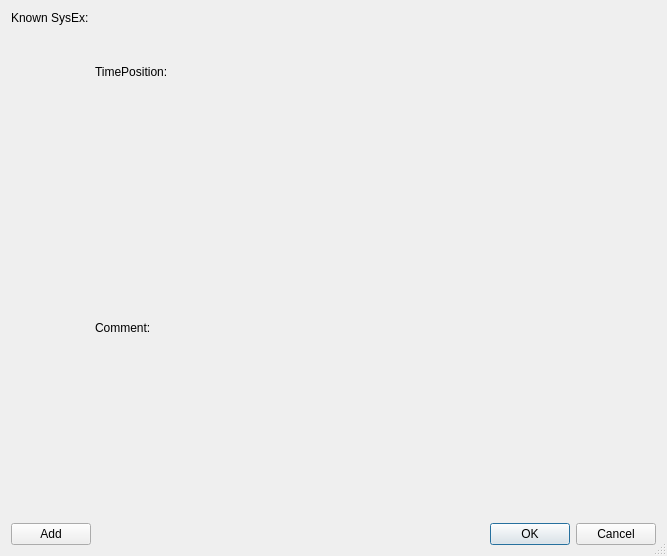
<ui version="4.0" >
 <author></author>
 <comment></comment>
 <exportmacro></exportmacro>
 <class>EditSysexDialogBase</class>
 <widget class="QDialog" name="EditSysexDialogBase" >
  <property name="geometry" >
   <rect>
    <x>0</x>
    <y>0</y>
    <width>667</width>
    <height>556</height>
   </rect>
  </property>
  <property name="windowTitle" >
   <string>MusE: Enter SysEx</string>
  </property>
  <property name="sizeGripEnabled" >
   <bool>true</bool>
  </property>
  <layout class="QVBoxLayout" >
   <property name="margin" >
    <number>11</number>
   </property>
   <property name="spacing" >
    <number>6</number>
   </property>
   <item>
    <layout class="QHBoxLayout" >
     <property name="margin" >
      <number>0</number>
     </property>
     <property name="spacing" >
      <number>6</number>
     </property>
     <item>
      <layout class="QVBoxLayout" >
       <property name="margin" >
        <number>0</number>
       </property>
       <property name="spacing" >
        <number>6</number>
       </property>
       <item>
        <widget class="QLabel" name="textLabel1" >
         <property name="sizePolicy" >
          <sizepolicy>
           <hsizetype>4</hsizetype>
           <vsizetype>5</vsizetype>
           <horstretch>0</horstretch>
           <verstretch>0</verstretch>
          </sizepolicy>
         </property>
         <property name="text" >
          <string>Known SysEx:</string>
         </property>
        </widget>
       </item>
       <item>
        <widget class="Q3ListBox" name="sysexList" >
         <property name="sizePolicy" >
          <sizepolicy>
           <hsizetype>4</hsizetype>
           <vsizetype>7</vsizetype>
           <horstretch>0</horstretch>
           <verstretch>0</verstretch>
          </sizepolicy>
         </property>
        </widget>
       </item>
      </layout>
     </item>
     <item>
      <layout class="QVBoxLayout" >
       <property name="margin" >
        <number>0</number>
       </property>
       <property name="spacing" >
        <number>6</number>
       </property>
       <item>
        <layout class="QHBoxLayout" >
         <property name="margin" >
          <number>0</number>
         </property>
         <property name="spacing" >
          <number>6</number>
         </property>
         <item>
          <widget class="QLabel" name="TextLabel1" >
           <property name="text" >
            <string>TimePosition:</string>
           </property>
          </widget>
         </item>
         <item>
          <widget class="Awl::PosEdit" name="pos" />
         </item>
         <item>
          <spacer>
           <property name="orientation" >
            <enum>Qt::Horizontal</enum>
           </property>
           <property name="sizeType" >
            <enum>QSizePolicy::Expanding</enum>
           </property>
           <property name="sizeHint" >
            <size>
             <width>20</width>
             <height>20</height>
            </size>
           </property>
          </spacer>
         </item>
        </layout>
       </item>
       <item>
        <widget class="Q3TextEdit" name="edit" />
       </item>
       <item>
        <widget class="QLabel" name="TextLabel2" >
         <property name="text" >
          <string>Comment:</string>
         </property>
        </widget>
       </item>
       <item>
        <widget class="Q3TextEdit" name="comment" />
       </item>
      </layout>
     </item>
    </layout>
   </item>
   <item>
    <layout class="QHBoxLayout" >
     <property name="margin" >
      <number>0</number>
     </property>
     <property name="spacing" >
      <number>6</number>
     </property>
     <item>
      <widget class="QPushButton" name="buttonAdd" >
       <property name="sizePolicy" >
        <sizepolicy>
         <hsizetype>1</hsizetype>
         <vsizetype>0</vsizetype>
         <horstretch>0</horstretch>
         <verstretch>0</verstretch>
        </sizepolicy>
       </property>
       <property name="text" >
        <string>Add</string>
       </property>
      </widget>
     </item>
     <item>
      <spacer>
       <property name="orientation" >
        <enum>Qt::Horizontal</enum>
       </property>
       <property name="sizeType" >
        <enum>QSizePolicy::Expanding</enum>
       </property>
       <property name="sizeHint" >
        <size>
         <width>350</width>
         <height>20</height>
        </size>
       </property>
      </spacer>
     </item>
     <item>
      <widget class="QPushButton" name="buttonOk" >
       <property name="text" >
        <string>OK</string>
       </property>
       <property name="shortcut" >
        <string/>
       </property>
       <property name="autoDefault" >
        <bool>true</bool>
       </property>
       <property name="default" >
        <bool>true</bool>
       </property>
      </widget>
     </item>
     <item>
      <widget class="QPushButton" name="buttonCancel" >
       <property name="text" >
        <string>Cancel</string>
       </property>
       <property name="shortcut" >
        <string/>
       </property>
       <property name="autoDefault" >
        <bool>true</bool>
       </property>
      </widget>
     </item>
    </layout>
   </item>
  </layout>
 </widget>
 <layoutdefault spacing="6" margin="11" />
 <pixmapfunction>qPixmapFromMimeSource</pixmapfunction>
 <customwidgets>
  <customwidget>
   <class>Awl::PosEdit</class>
   <extends>QWidget</extends>
   <header>awl::posedit.h</header>
   <container>1</container>
   <pixmap></pixmap>
  </customwidget>
  <customwidget>
   <class>Q3TextEdit</class>
   <extends></extends>
   <header>q3textedit.h</header>
   <container>0</container>
   <pixmap></pixmap>
  </customwidget>
  <customwidget>
   <class>Q3ListBox</class>
   <extends></extends>
   <header>q3listbox.h</header>
   <container>0</container>
   <pixmap></pixmap>
  </customwidget>
 </customwidgets>
 <includes>
  <include location="local" >awl/posedit.h</include>
 </includes>
 <resources/>
 <connections/>
</ui>
